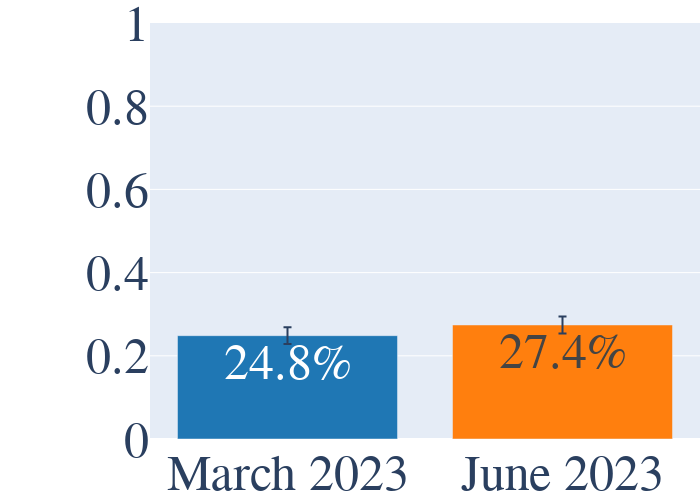
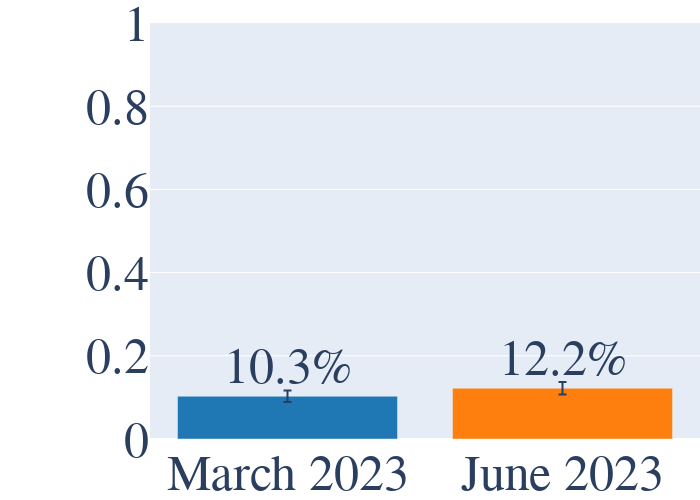
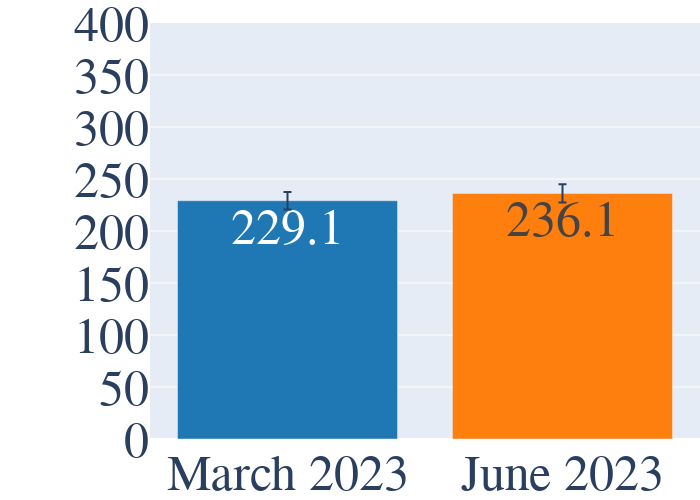
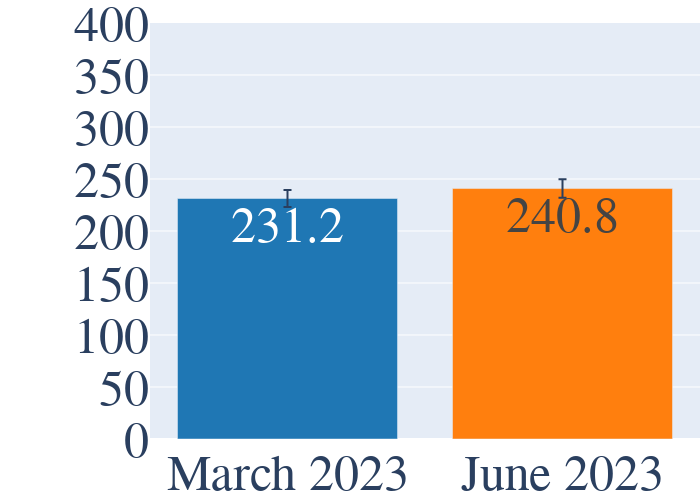

Notebook code cell kept with these figures, in order:
### Code cell
# ARC Dataset
data = pandas.read_csv(open('generation/ARC_EVAL.csv'))
name = 'arc'

# Directly Executable
metric = 'Exact Match'
score, scores_std = MyAnalysis.get_score(data,metric)
MyVisual.plot_bars(score,scores_std,fontsize=fontsize,name_map=GPT_4_MAP)
MyVisual.save_figure(name+"_GPT4.svg")
MyVisual.plot_bars(score,scores_std,fontsize=fontsize,name_map=GPT_35_MAP)
MyVisual.save_figure(name+"_GPT35.svg")

# Verbosity
score, scores_std = MyAnalysis.get_verbosity(data)
MyVisual.plot_bars(score,scores_std,yrange=[0,400],fontsize=fontsize,name_map=GPT_4_MAP,no_text=True)
MyVisual.save_figure(name+"_verbose_GPT4.svg")
MyVisual.plot_bars(score,scores_std,yrange=[0,400],fontsize=fontsize,name_map=GPT_35_MAP,no_text=True)
MyVisual.save_figure(name+"_verbose_GPT35.svg")

# Overlap
score, scores_std = MyAnalysis.get_overlap(data=data,models=models_GPT4,name=metric)
MyVisual.plot_bar(score,scores_std,fontsize=fontsize)
MyVisual.save_figure(name+"_overlap_GPT4.svg")
score, scores_std = MyAnalysis.get_overlap(data=data,models=models_GPT35,name=metric)
MyVisual.plot_bar(score,scores_std,fontsize=fontsize)
MyVisual.save_figure(name+"_overlap_GPT35.svg")

### Figure 1 — Plotly figure (JSON) as saved in the notebook; plotly's stock layout.template omitted (floating-point values rounded to 4 significant figures)
{"data": [{"error_y": {"array": [0.01999, 0.02064], "type": "data", "visible": true}, "marker": {"color": ["#1f77b4", "#ff7f0e"]}, "text": ["24.8%", "27.4%"], "textposition": "auto", "type": "bar", "x": ["March 2023", "June 2023"], "y": [0.2484, 0.2741]}], "layout": {"autosize": true, "font": {"family": "Arial", "size": 50}, "height": 500, "margin": {"b": 0, "l": 150, "r": 0, "t": 0}, "width": 700, "yaxis": {"range": [0, 1]}}}

### Figure 2 — Plotly figure (JSON) as saved in the notebook; plotly's stock layout.template omitted (floating-point values rounded to 4 significant figures)
{"data": [{"error_y": {"array": [0.01405, 0.01515], "type": "data", "visible": true}, "marker": {"color": ["#1f77b4", "#ff7f0e"]}, "text": ["10.3%", "12.2%"], "textposition": "auto", "type": "bar", "x": ["March 2023", "June 2023"], "y": [0.1028, 0.1221]}], "layout": {"autosize": true, "font": {"family": "Arial", "size": 50}, "height": 500, "margin": {"b": 0, "l": 150, "r": 0, "t": 0}, "width": 700, "yaxis": {"range": [0, 1]}}}

### Figure 3 — Plotly figure (JSON) as saved in the notebook; plotly's stock layout.template omitted (floating-point values rounded to 4 significant figures)
{"data": [{"error_y": {"array": [8.388, 8.732], "type": "data", "visible": true}, "marker": {"color": ["#1f77b4", "#ff7f0e"]}, "text": ["229.1", "236.1"], "textposition": "auto", "type": "bar", "x": ["March 2023", "June 2023"], "y": [229.1, 236.1]}], "layout": {"autosize": true, "font": {"family": "Arial", "size": 50}, "height": 500, "margin": {"b": 0, "l": 150, "r": 0, "t": 0}, "width": 700, "yaxis": {"range": [0, 400]}}}

### Figure 4 — Plotly figure (JSON) as saved in the notebook; plotly's stock layout.template omitted (floating-point values rounded to 4 significant figures)
{"data": [{"error_y": {"array": [8.231, 8.844], "type": "data", "visible": true}, "marker": {"color": ["#1f77b4", "#ff7f0e"]}, "text": ["231.2", "240.8"], "textposition": "auto", "type": "bar", "x": ["March 2023", "June 2023"], "y": [231.2, 240.8]}], "layout": {"autosize": true, "font": {"family": "Arial", "size": 50}, "height": 500, "margin": {"b": 0, "l": 150, "r": 0, "t": 0}, "width": 700, "yaxis": {"range": [0, 400]}}}
